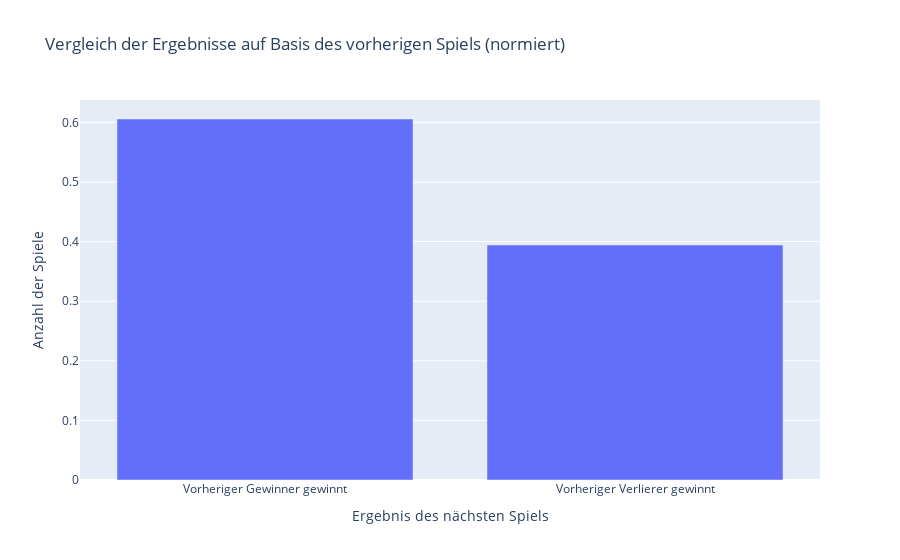

The notebook cell this image was saved under:
### Code cell
# Berechnung der Anzahl der Fälle, in denen der vorherige Gewinner bzw. Verlierer das nächste Spiel gewinnt
prev_winner_wins = player_pairs_data['prev_winner_won_again'].sum()
prev_loser_wins = len(player_pairs_data) - prev_winner_wins

# Erstellung eines DataFrame für die Daten
data = pd.DataFrame({
    'Ergebnis des nächsten Spiels': ['Vorheriger Gewinner gewinnt', 'Vorheriger Verlierer gewinnt'],
    'Anzahl der Spiele': [prev_winner_wins, prev_loser_wins]
})

# Normierung der Daten
total_games = data['Anzahl der Spiele'].sum()
data['Anzahl der Spiele'] = data['Anzahl der Spiele'] / total_games

# Erstellung des Balkendiagramms
fig = px.bar(data, x='Ergebnis des nächsten Spiels', y='Anzahl der Spiele', 
             title='Vergleich der Ergebnisse auf Basis des vorherigen Spiels (normiert)')

# Anzeigen des Diagramms
fig.show()

### Figure 1 — Plotly figure (JSON) as saved in the notebook; plotly's stock layout.template omitted (floating-point values rounded to 4 significant figures)
{"data": [{"alignmentgroup": "True", "hovertemplate": "Ergebnis des nächsten Spiels=%{x}<br>Anzahl der Spiele=%{y}<extra></extra>", "legendgroup": "", "marker": {"color": "#636efa", "pattern": {"shape": ""}}, "name": "", "offsetgroup": "", "orientation": "v", "showlegend": false, "textposition": "auto", "type": "bar", "x": ["Vorheriger Gewinner gewinnt", "Vorheriger Verlierer gewinnt"], "xaxis": "x", "y": [0.6057, 0.3943], "yaxis": "y"}], "layout": {"barmode": "relative", "legend": {"tracegroupgap": 0}, "title": {"text": "Vergleich der Ergebnisse auf Basis des vorherigen Spiels (normiert)"}, "xaxis": {"anchor": "y", "domain": [0, 1], "title": {"text": "Ergebnis des nächsten Spiels"}}, "yaxis": {"anchor": "x", "domain": [0, 1], "title": {"text": "Anzahl der Spiele"}}}}
